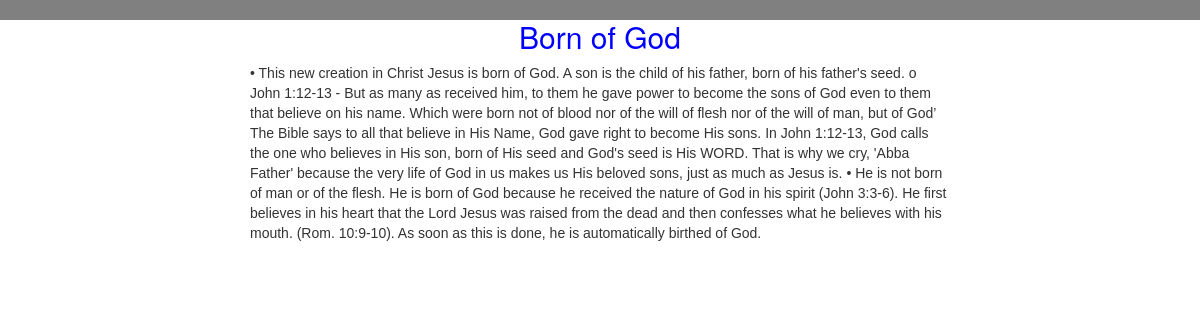
Page /3/detail/ on the committed database.
### cefs/models.py (models this page shows, shortened)
class supChapter(models.Model):
	chapter = models.ForeignKey(Chapter)
	title = models.CharField(max_length=200)
	text = models.TextField()
	completedCourse = models.BooleanField(default=False)

### cefs/views.py (the view)
# urls.py: url(r'^(?P<pk>[0-9]+)/detail/$', views.detail, name='detail'),
def detail(request, pk):
	course = get_object_or_404(supChapter, pk=pk)
	return render(request, 'cefs/detail.html', {'course':course})

### cefs/templates/cefs/detail.html
{% extends 'cefs/base.html' %}
{% block content %}
<div class="content">
<h2 class='titler'>{{ course.title }}</h2>
<p class='detailer'>{{ course.text }}</p>
</div>
{% endblock %}

### cefs/static/css/cefs.css (style rules this page uses)
html { background-color: grey; }
.content { width: 700px; margin: 0 auto; }
.titler { color: blue; text-align: center; }
.detailer { font-family: sans-serif; }

### rows in the picture
supChapter: title "Born of God", text "• This new creation in Christ Jesus is born of God. A son is the child of his father, born of his father's seed. o John 1:12-13 - But as many as received him, to them he gave power to become the sons of God even to them that believe on his name. Which were born not of blood nor of the will of flesh nor of the will of man, but of God’ The Bible says to all that believe in His Name, God gave right to become His sons. In John 1:12-13, God calls the one who believes in His son, born of His seed and God's seed is His WORD. That is why we cry, 'Abba Father' because the very life of God in us makes us His beloved sons, just as much as Jesus is. • He is not born of man or of the flesh. He is born…"
